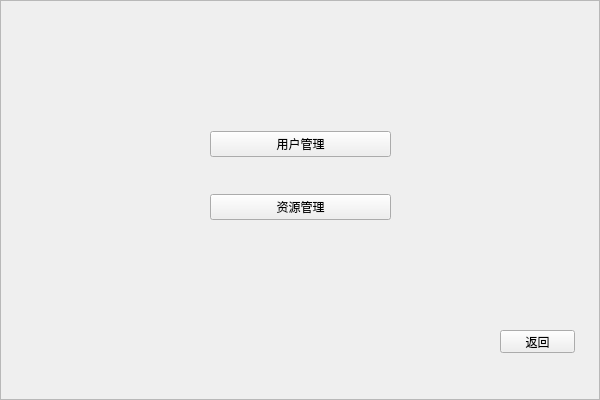
<?xml version="1.0" encoding="UTF-8"?>
<ui version="4.0">
 <class>Form</class>
 <widget class="QWidget" name="Form">
  <property name="geometry">
   <rect>
    <x>0</x>
    <y>0</y>
    <width>600</width>
    <height>400</height>
   </rect>
  </property>
  <property name="windowTitle">
   <string>Form</string>
  </property>
  <layout class="QHBoxLayout" name="horizontalLayout">
   <property name="spacing">
    <number>0</number>
   </property>
   <property name="leftMargin">
    <number>0</number>
   </property>
   <property name="topMargin">
    <number>0</number>
   </property>
   <property name="rightMargin">
    <number>0</number>
   </property>
   <property name="bottomMargin">
    <number>0</number>
   </property>
   <item>
    <widget class="QFrame" name="frame">
     <property name="frameShape">
      <enum>QFrame::StyledPanel</enum>
     </property>
     <property name="frameShadow">
      <enum>QFrame::Raised</enum>
     </property>
     <widget class="QPushButton" name="btnReturn">
      <property name="geometry">
       <rect>
        <x>500</x>
        <y>330</y>
        <width>75</width>
        <height>23</height>
       </rect>
      </property>
      <property name="text">
       <string>返回</string>
      </property>
     </widget>
     <widget class="QWidget" name="">
      <property name="geometry">
       <rect>
        <x>210</x>
        <y>100</y>
        <width>181</width>
        <height>151</height>
       </rect>
      </property>
      <layout class="QVBoxLayout" name="verticalLayout">
       <item>
        <widget class="QPushButton" name="btnUser">
         <property name="text">
          <string>用户管理</string>
         </property>
        </widget>
       </item>
       <item>
        <widget class="QPushButton" name="btnData">
         <property name="text">
          <string>资源管理</string>
         </property>
        </widget>
       </item>
      </layout>
     </widget>
    </widget>
   </item>
  </layout>
 </widget>
 <resources/>
 <connections/>
</ui>
